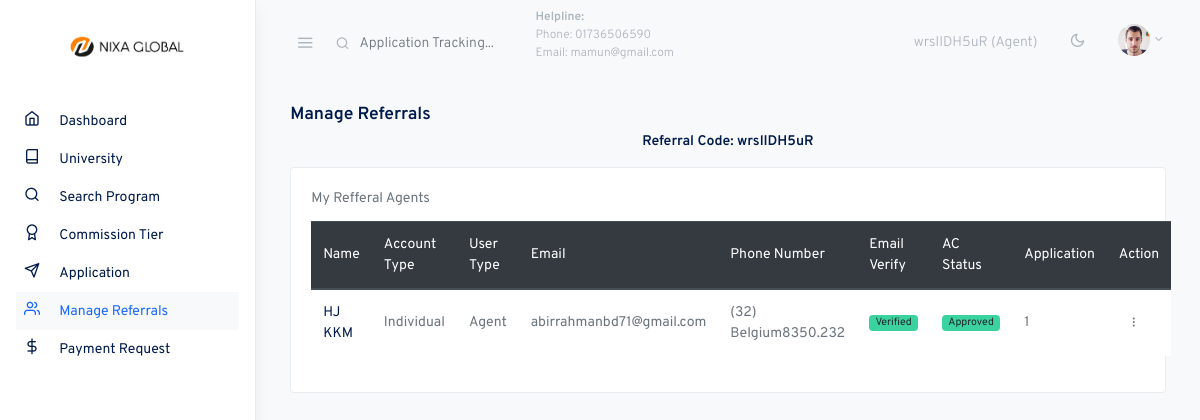
Page /my_agents/ (signed in) on the committed database.
### account/models.py (models this page shows, shortened)
class CustomUser(AbstractUser):
    user_type = models.CharField(max_length=20, choices=UserType.choices, default=UserType.AGENT)
    account_type = models.CharField(max_length=20, choices=AccountType.choices, default=AccountType.INDIVIDUAL)
    email = models.EmailField(unique=True)
    phone_number = models.CharField(max_length=20)
    address = models.CharField(max_length=200)
    country = models.CharField(max_length=100)
    city = models.CharField(max_length=100)
    post_code = models.CharField(max_length=20)
    referral_code = models.CharField(max_length=20, unique=True, blank=True, null=True)
    referred_by = models.ForeignKey('self', on_delete=models.SET_NULL, null=True, blank=True)
    is_verified = models.BooleanField(default=False)
    email_verification_token = models.CharField(max_length=100, blank=True, null=True)
    email_verification_sent_at = models.DateTimeField(null=True, blank=True)
    identification_document = models.ForeignKey('IdentificationDocument', on_delete=models.SET_NULL, null=True, blank=True)
    avatar = models.ImageField(upload_to='avatars/', blank=True)
    company_name = models.CharField(max_length=200, null=True, blank=True)
    profession = models.CharField(max_length=100, null=True, blank=True)
    balance =models.DecimalField(max_digits=10, decimal_places=2, default=0.00)
    reffer_commission =models.DecimalField(max_digits=10, decimal_places=2, default=0.00)
    @property
    def is_agent(self):
        return self.user_type in [UserType.AGENT]
    @property
    def is_admin(self):
        return self.user_type == UserType.ADMIN
    class Meta:
        verbose_name = "User"
        verbose_name_plural = "     Users"

### core/views.py (the view)
# urls.py: path('my_agents/', views.my_agents, name="my_agents"),
@login_required
@any_user_required
def my_agents(request):
    user = request.user
    if not user.is_admin:
        agents = CustomUser.objects.filter(referred_by=request.user).order_by('-date_joined')
        print(agents)
        context = {
            'agents': agents
        }
        return render(request, 'portal/my_agents.html', context)
    else:
        return redirect('core:dashboard')

### core/custom_filters.py (called while the page is built)
@register.filter(name='count_applications')
def count_applications(user):
    count_application = Applicant.objects.filter(user=user).count()
    return count_application

### templates/portal/my_agents.html (shortened to what this page needs)
{% extends 'portal/assets/base.html' %}
{% load custom_filters %}
{% block content %}
<div class="container-fluid">
  <div class="row justify-content-center">
    <div class="col-12">
      <div class="row">
        <div class="col-md-12">
          <h5 class="mb-2">Manage Referrals</h5>
          <div class="text-center mb-3">
            <h6>
              Referral Code: {{request.user.referral_code}}
            </h6>
          </div>
          <div class="card">
            <div class="card-body">
              <div class="card-title">My Refferal Agents</div>
              <table class="table  table-striped">
                <thead class="thead-dark">
                  <tr role="row">
                    <th>Name</th>
                    <th>Account Type</th>
                    <th>User Type</th>
                    <th>Email</th>
                    <th>Phone Number</th>
                    <th>Email Verify</th>
                    <th>AC Status</th>
                    <th>Application</th>
                    <th>Action</th>
                  </tr>
                </thead>
                <tbody>
                  {% for agent in agents %}
                  <tr>
                    <th scope="col">{{agent.first_name}} {{agent.last_name}}</th>
                    <td>{{agent.account_type}}</td>
                    <td>{{agent.user_type}}</td>
                    <td>{{agent.email}}</td>
                    <td>{{agent.phone_number}}</td>
                    <td><span class="badge badge-pill {% if agent.is_verified %} badge-success {% else %} badge-warning {% endif %}">{% if agent.is_verified %} Verified {% else %} Not Verified {% endif %}</span></td>
                    <td><span class="badge badge-pill {% if agent.is_active %} badge-success {% else %} badge-warning {% endif %}">{% if agent.is_active %} Approved {% else %} Pending {% endif %}</span></td>
                    <td>
                      {% with count=agent|count_applications %}
                          {{ count }}
                      {% endwith %}
                    </td>
                    <td>
                      <div class="dropdown">
                        <button class="btn btn-sm dropdown-toggle more-vertical" type="button" data-toggle="dropdown" aria-haspopup="true" aria-expanded="false">
                        </button>
                      </div>
                    </td>
                  </tr>
                  {% endfor %}
                </tbody>
              </table>
            </div>
          </div>
        </div>
      </div>
    </div>
  </div>
</div>
{% endblock %}

### templates/portal/assets/navbar.html (shortened to what this page needs)
{% load static %}
<nav class="topnav navbar navbar-light">
    <button type="button" class="navbar-toggler text-muted mt-2 p-0 mr-3 collapseSidebar">
      <i class="fe fe-menu navbar-toggler-icon"></i>
    </button>
    <form class="form-inline mr-auto searchform text-muted" method="POST" action="{% url 'core:search_application' %}">
      <input class="form-control mr-sm-2 bg-transparent border-0 pl-4 text-muted" name="search_application" type="search" placeholder="Application Tracking..." aria-label="Search">
      <div style="font-size: 12px;">
        <p><span class="font-weight-bold">Helpline:</span> <br> <span>Phone: 01736506590</span> <br> <span>Email: mamun@gmail.com</span></p>
      </div>
    </form>
    <ul class="nav">
      <li class="nav-item nav-notif">
        <a class="nav-link text-muted my-2">
          {{request.user.referral_code}} ({{request.user.user_type}})
        </a>
      </li>
      <li class="nav-item">
        <a class="nav-link text-muted my-2" href="#" id="modeSwitcher" data-mode="light">
          <i class="fe fe-sun fe-16"></i>
        </a>
      </li>
      <li class="nav-item dropdown">
        <a class="nav-link dropdown-toggle text-muted pr-0" href="#" id="navbarDropdownMenuLink" role="button" data-toggle="dropdown" aria-haspopup="true" aria-expanded="false">
          <span class="avatar avatar-sm mt-2">
            {% if user.avatar %}
                <img src="{{ user.avatar.url }}" alt="..." class="avatar-img rounded-circle">
            {% else %}
                <img src="{% static 'assets/portal/./assets/avatars/face-1.jpg' %}" alt="..." class="avatar-img rounded-circle">
            {% endif %}
          </span>
        </a>
      </li>
    </ul>
  </nav>

### static/assets/portal/css/feather.css (style rules this page uses)
.fe { font-family: "feather" !important; speak: none; font-style: normal; font-weight: normal; font-variant: normal; text-transform: none; line-height: 1; -webkit-font-smoothing: antialiased; -moz-osx-font-smoothing: grayscale; }
.fe-16 { font-size: 16px; }
.fe-menu:before { content: ""; }
.fe-sun:before { content: ""; }

### rows in the picture
CustomUser: user.referral_code "wrslIDH5uR", user.user_type "Agent"
CustomUser: first_name "HJ", last_name "KKM", account_type "Individual", user_type "Agent", email "abirrahmanbd71@gmail.com", phone_number "(32) Belgium8350.232", is_verified "Verified", is_active "Approved", count "1"
